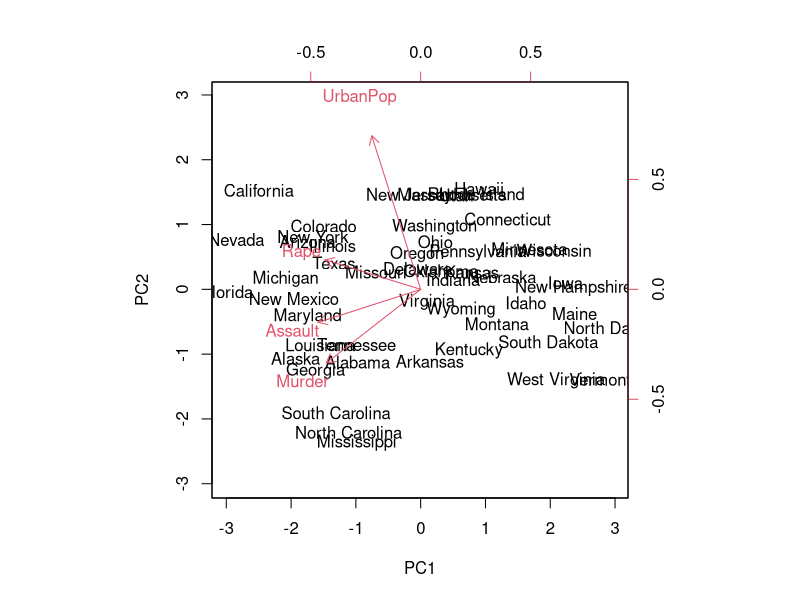
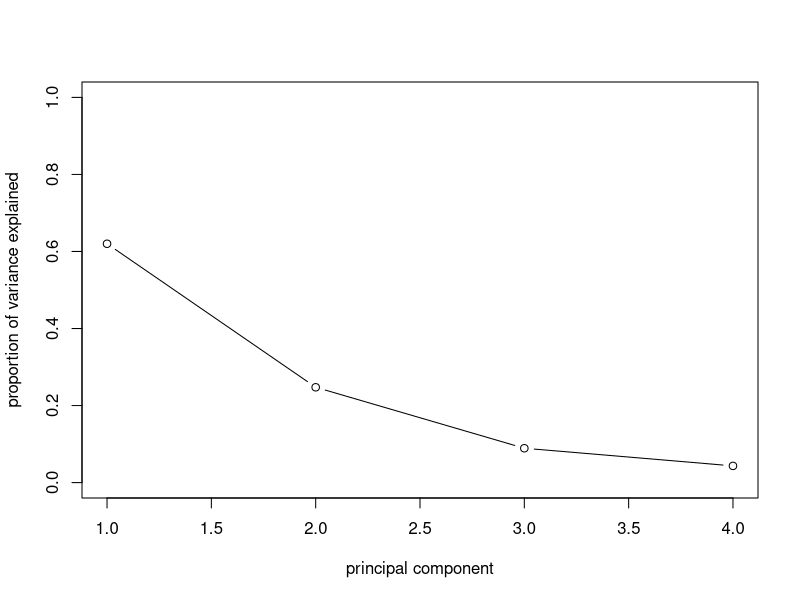
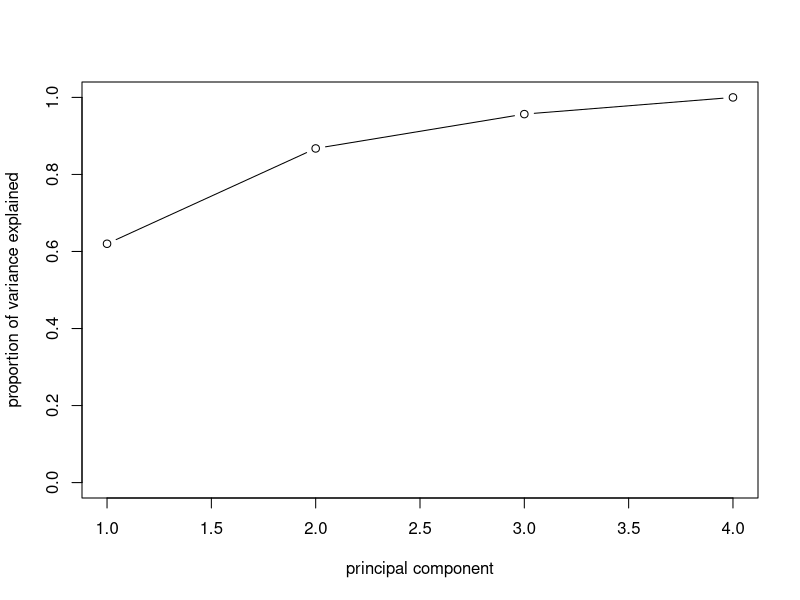

Reproduce these figures in R, in order.
library()
data(USArrests)
states<- row.names(USArrests)
names(USArrests)
apply(USArrests,2,mean)
apply(USArrests,2,var)
# principle component
pr.out <- prcomp(USArrests,scale = TRUE)# average 0
names(pr.out)

pr.out$center
pr.out$scale
pr.out$rotation

biplot(pr.out, scale = 0)

pr.out$sdev
pr.var <- pr.out$sdev^2
pve<- pr.var/sum(pr.var)
plot(pve,xlab = "principal component",ylab = "proportion of variance explained", ylim = c(0,1), type = "b")
# adding the later 
plot(cumsum(pve),xlab = "principal component",ylab = "proportion of variance explained", ylim = c(0,1), type = "b")
